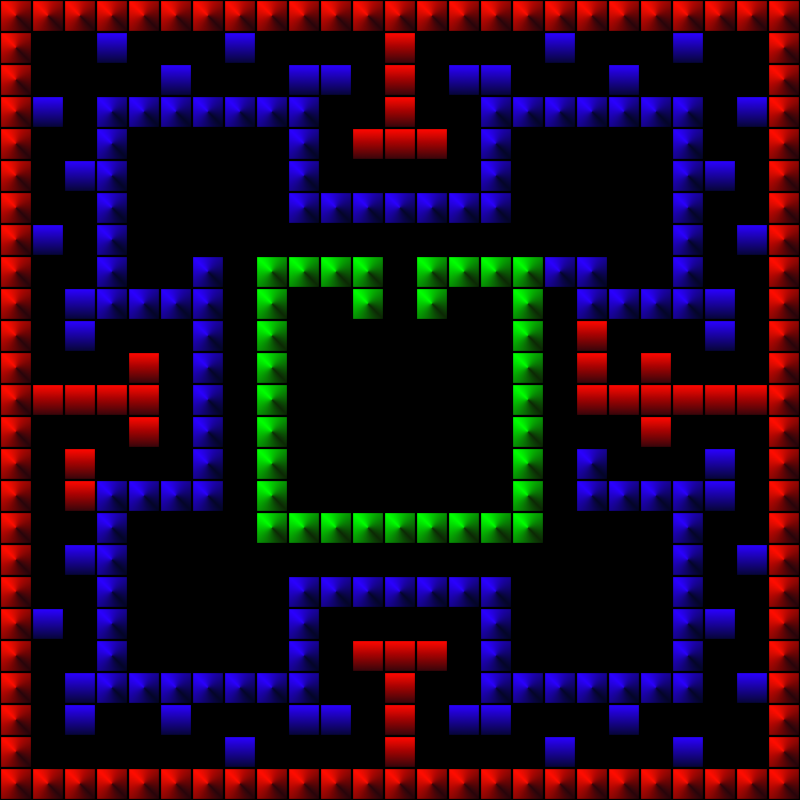

A level layout from a 2D game, rendered from its tile map. Below: a short description, then the map file with its tile-grid data intact:
An orthogonal 25x25 tile map with 32x32 px tiles, 1 tile layer (Tile Layer 1) and 7 objects (6x collision, collider).

<map version="1.10" tiledversion="1.11.0" orientation="orthogonal" renderorder="right-down" width="25" height="25" tilewidth="32" tileheight="32" infinite="0" nextlayerid="2" nextobjectid="1">
 <tileset firstgid="1" name="Tileset1" tilewidth="32" tileheight="32" tilecount="7" columns="0">
  <grid orientation="orthogonal" width="1" height="1" />
  <tile id="0">
   <image source="tiles/tile0.png" width="32" height="32" />
   <objectgroup draworder="index" id="2">
    <object id="1" name="collider" x="0" y="0" width="32" height="32" />
   </objectgroup>
  </tile>
  <tile id="1">
   <image source="tiles/tile1.png" width="32" height="32" />
   <objectgroup draworder="index" id="2">
    <object id="4" name="collision" x="0" y="0" width="32" height="32" />
   </objectgroup>
  </tile>
  <tile id="2">
   <image source="tiles/tile2.png" width="32" height="32" />
   <objectgroup draworder="index" id="2">
    <object id="1" name="collision" x="0" y="0" width="32" height="32" />
   </objectgroup>
  </tile>
  <tile id="3">
   <image source="tiles/tile3.png" width="32" height="32" />
   <objectgroup draworder="index" id="2">
    <object id="1" name="collision" x="0" y="0" width="32" height="32" />
   </objectgroup>
  </tile>
  <tile id="4">
   <image source="tiles/tile4.png" width="32" height="32" />
   <objectgroup draworder="index" id="2">
    <object id="3" name="collision" x="0" y="0" width="32" height="32" />
   </objectgroup>
  </tile>
  <tile id="5">
   <image source="tiles/tile5.png" width="32" height="32" />
   <objectgroup draworder="index" id="2">
    <object id="1" name="collision" x="0" y="0" width="32" height="32" />
   </objectgroup>
  </tile>
  <tile id="6">
   <image source="tiles/tile6.png" width="32" height="32" />
   <objectgroup draworder="index" id="2">
    <object id="2" name="collision" x="0" y="0" width="32" height="32" />
   </objectgroup>
  </tile>
 </tileset>
 <layer id="1" name="Tile Layer 1" width="25" height="25">
  <data encoding="csv">
4,4,4,4,4,4,4,4,4,4,4,4,4,4,4,4,4,4,4,4,4,4,4,4,4,
4,0,0,3,0,0,0,3,0,0,0,0,5,0,0,0,0,3,0,0,0,3,0,0,4,
4,0,0,0,0,3,0,0,0,3,3,0,5,0,3,3,0,0,0,3,0,0,0,0,4,
4,3,0,2,2,2,2,2,2,2,0,0,5,0,0,2,2,2,2,2,2,2,0,3,4,
4,0,0,2,0,0,0,0,0,2,0,5,5,5,0,2,0,0,0,0,0,2,0,0,4,
4,0,3,2,0,0,0,0,0,2,0,0,0,0,0,2,0,0,0,0,0,2,3,0,4,
4,0,0,2,0,0,0,0,0,2,2,2,2,2,2,2,0,0,0,0,0,2,0,0,4,
4,3,0,2,0,0,0,0,0,0,0,0,0,0,0,0,0,0,0,0,0,2,0,3,4,
4,0,0,2,0,0,2,0,6,6,6,6,0,6,6,6,6,2,2,0,0,2,0,0,4,
4,0,3,2,2,2,2,0,6,0,0,6,0,6,0,0,6,0,2,2,2,2,3,0,4,
4,0,3,0,0,0,2,0,6,0,0,0,0,0,0,0,6,0,5,0,0,0,3,0,4,
4,0,0,0,5,0,2,0,6,0,0,0,0,0,0,0,6,0,5,0,5,0,0,0,4,
4,5,5,5,5,0,2,0,6,0,0,0,0,0,0,0,6,0,5,5,5,5,5,5,4,
4,0,0,0,5,0,2,0,6,0,0,0,0,0,0,0,6,0,0,0,5,0,0,0,4,
4,0,5,0,0,0,2,0,6,0,0,0,0,0,0,0,6,0,2,0,0,0,3,0,4,
4,0,5,2,2,2,2,0,6,0,0,0,0,0,0,0,6,0,2,2,2,2,3,0,4,
4,0,0,2,0,0,0,0,6,6,6,6,6,6,6,6,6,0,0,0,0,2,0,0,4,
4,0,3,2,0,0,0,0,0,0,0,0,0,0,0,0,0,0,0,0,0,2,0,3,4,
4,0,0,2,0,0,0,0,0,2,2,2,2,2,2,2,0,0,0,0,0,2,0,0,4,
4,3,0,2,0,0,0,0,0,2,0,0,0,0,0,2,0,0,0,0,0,2,3,0,4,
4,0,0,2,0,0,0,0,0,2,0,5,5,5,0,2,0,0,0,0,0,2,0,0,4,
4,0,3,2,2,2,2,2,2,2,0,0,5,0,0,2,2,2,2,2,2,2,0,3,4,
4,0,3,0,0,3,0,0,0,3,3,0,5,0,3,3,0,0,0,3,0,0,0,0,4,
4,0,0,0,0,0,0,3,0,0,0,0,5,0,0,0,0,3,0,0,0,3,0,0,4,
4,4,4,4,4,4,4,4,4,4,4,4,4,4,4,4,4,4,4,4,4,4,4,4,4
</data>
 </layer>
</map>
